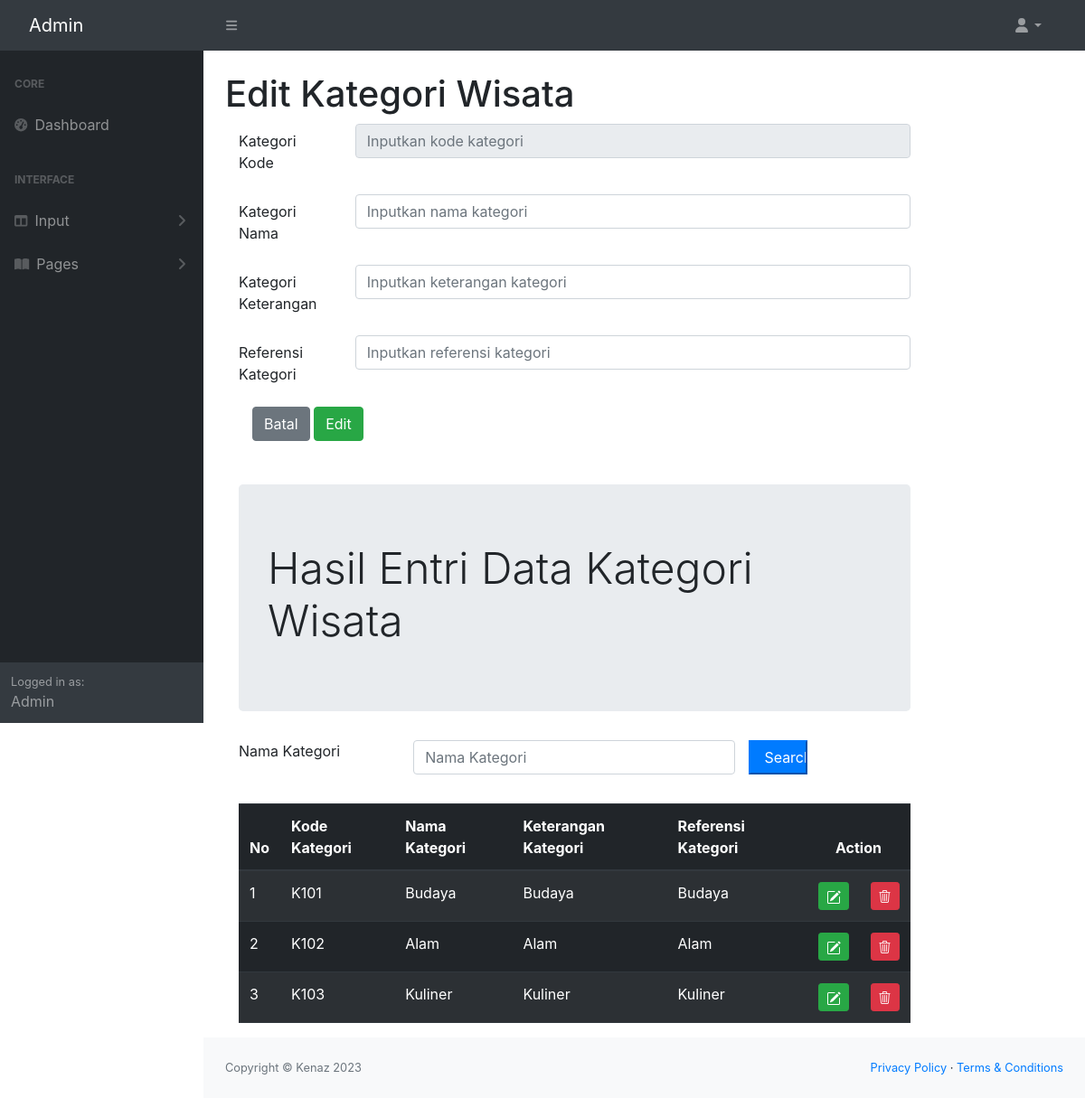
The page /admin/inputkategoriedit.php on the database its author committed.
### tables this page shows
CREATE TABLE `kategoriwisata` (
  `kategoriKODE` char(4) NOT NULL,
  `kategoriNAMA` char(25) NOT NULL,
  `kategoriKET` text NOT NULL,
  `kategoriREFERENCE` varchar(50) NOT NULL
);

### admin/inputkategoriedit.php (the view, shortened to what this page needs)
<!doctype html>
<?php include "INCLUDE/head.php"?>
    <body class="sb-nav-fixed">
        <?php include "INCLUDE/menunav.php"?>
        <div id="layoutSidenav">
            <?php include "INCLUDE/menu.php"?>
            <div id="layoutSidenav_content">
                <main>
                    <div class="container-fluid px-4">
                        <h1 class="mt-4">Edit Kategori Wisata</h1>
<?php
	include "include/config.php";
    $kodewisata = $_GET['ubah'];
    $editwisata = mysqli_query($connection, "select * from kategoriwisata where kategoriKODE = '$kodewisata'");
    $rowedit = mysqli_fetch_array($editwisata);
?>
<html lang="en">
  <head>
    <link rel="stylesheet" href="https://cdn.jsdelivr.net/npm/bootstrap@4.0.0/dist/css/bootstrap.min.css">
	<link rel="stylesheet" href="https://cdnjs.cloudflare.com/ajax/libs/select2/4.0.13/css/select2.min.css">
    <link rel="stylesheet" href="https://cdn.jsdelivr.net/npm/bootstrap-icons@1.10.2/font/bootstrap-icons.css">
  </head>
  <body>
	<div class="col-sm-2"></div>
	<div class="col-sm-10">
	<form method="POST">
		<div class="form-group row">
			<label for="kategorikode" class="col-sm-2 col-form-label">Kategori Kode</label>
			<div class="col-sm-10">
				<input type="text" class="form-control" id="kategorikode" name="inputKategoriKode" placeholder="Inputkan kode kategori"
                value="<?php echo $rowedit["kategoriKODE"]?>" readonly>
			</div>
		</div>
		<div class="form-group row">
			<label for="kategoriNAMA" class="col-sm-2 col-form-label">Kategori Nama</label>
			<div class="col-sm-10">
				<input type="text" class="form-control" id="kategoriNAMA" name="inputKategoriNama" placeholder="Inputkan nama kategori"
                value="<?php echo $rowedit["kategoriNAMA"]?>">
			</div>
		</div>
		<div class="form-group row">
			<label for="kategoriKET" class="col-sm-2 col-form-label">Kategori Keterangan</label>
			<div class="col-sm-10">
				<input type="text" class="form-control" id="kategoriKET" name="inputKategoriKet" placeholder="Inputkan keterangan kategori"
                value="<?php echo $rowedit["kategoriKET"]?>">
			</div>
		</div>
		<div class="form-group row">
			<label for="kategoriREFERENCE" class="col-sm-2 col-form-label">Referensi Kategori</label>
			<div class="col-sm-10">
				<input type="text" class="form-control" id="kategoriREFERENCE" name="inputKategoriReference" placeholder="Inputkan referensi kategori"
                value="<?php echo $rowedit["kategoriREFERENCE"]?>">
			</div>
		</div>
		<div class="col-sm-3"></div>
		<div class="col-sm-7">
			<button type="reset" class="btn btn-secondary">Batal</button>
			<button type="submit" class="btn btn-success" value="Simpan" name="Simpan">Edit</button>
		</div>
	</form>
	<div class="jumbotron mt-5">
                    <h2 class="display-5">Hasil Entri Data Kategori Wisata</h2>
                </div>
                <form method="POST">
                    <div class="form-group row mb-2">
                        <label for="Search" class="col-sm-3">Nama Kategori</label>
                        <div class="col-sm-6">
                            <input type="text" name="Search" class="form-control" id="Search"
                            value="<?php if(isset($_POST["Search"])){echo $_POST["Search"];
                            }?>" placeholder="Nama Kategori">
                        </div>
                        <input type="submit" name="kirim" class="col-sm-1 btn-primary" value="Search">
                    </div>
                </form>
                <br>
                <table class="table table-dark table-striped">
                    <thead>
                        <tr>
                        <th scope="col">No</th>
                        <th scope="col">Kode Kategori</th>
                        <th scope="col">Nama Kategori</th>
                        <th scope="col">Keterangan Kategori</th>
                        <th scope="col">Referensi Kategori</th>
						<th colspan="2" style="text-align: center;">Action</th>
                        </tr>
                    </thead>
                    <tbody>
                        <?php
                            if(isset($_POST["kirim"])){
                                $Search = $_POST["Search"];
                                $query = mysqli_query($connection, "select * from kategoriwisata where kategoriNAMA like'%".$Search."%';");
                            } else{
                                $query = mysqli_query($connection, "select * from kategoriwisata;");
                            }
                            $nomor = 1;
                            while($row = mysqli_fetch_array($query)){
                        ?>
                        <tr>
                            <td>
                                <?php echo $nomor;?>
                            </td>
                            <td><?php echo $row['kategoriKODE']; ?></td>
                            <td><?php echo $row['kategoriNAMA']; ?></td>
                            <td><?php echo $row['kategoriKET']; ?></td>
                            <td><?php echo $row['kategoriREFERENCE']; ?></td>
							<td width="5px">
                                <a href="inputkategoriedit.php?ubah=<?php echo $row["kategoriKODE"] ?>" class="btn btn-success btn-sm" title="EDIT">
                            </td>
                            <td width="5px">
                                <a href="inputkategorihapus.php?hapus=<?php echo $row["kategoriKODE"] ?>" class="btn btn-danger btn-sm" title="HAPUS">
                                <i class="bi bi-trash3"></i>
                            </td>
                            <?php
                                $nomor += 1;
                                }
                            ?>
                        </tr>
                    </tbody>
                </table>
	</div>
  </body>
  </main>
                <?php include "INCLUDE/footer.php"?>
            </div>
        </div>
</html>

### rows shown on the page
kategoriwisata: kategoriKODE "K101", kategoriNAMA "Budaya", kategoriKET "Budaya", kategoriREFERENCE "Budaya"
kategoriwisata: kategoriKODE "K102", kategoriNAMA "Alam", kategoriKET "Alam", kategoriREFERENCE "Alam"
kategoriwisata: kategoriKODE "K103", kategoriNAMA "Kuliner", kategoriKET "Kuliner", kategoriREFERENCE "Kuliner"
